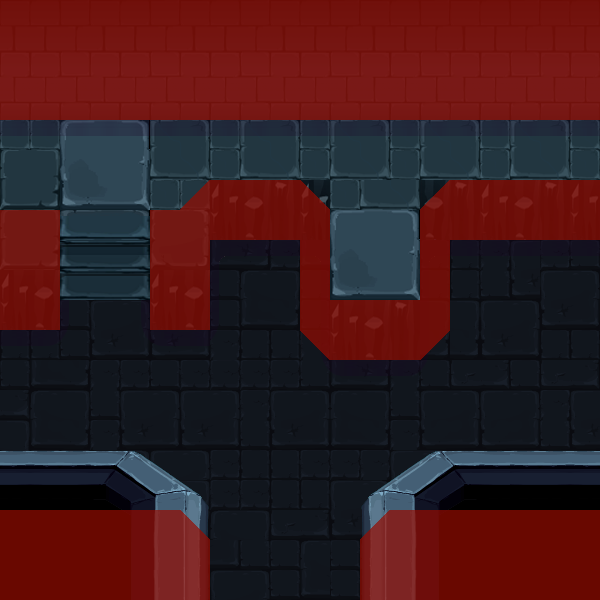

A level layout from a 2D game, rendered from its tile map. Below: a short description, then the map file with tile-grid data replaced by summaries:
An orthogonal 20x20 tile map with 30x30 px tiles, 6 tile layers (1, shadows, 2, 11, ...), 10 tilesets and 4 objects (door_a, obj_sceptre, start, aki_route).

<map version="1.0" orientation="orthogonal" width="20" height="20" tilewidth="30" tileheight="30">
 <tileset firstgid="1" name="collisions" tilewidth="30" tileheight="30">
  <image source="res/collisions.png" width="150" height="30" />
 </tileset>
 <tileset firstgid="6" name="tileset_caves" tilewidth="30" tileheight="30">
  <image source="res/tileset_caves.png" width="1102" height="627" />
 </tileset>
 <tileset firstgid="726" name="cave_switch_up" tilewidth="60" tileheight="60">
  <image source="../objects/cave_switch_up.png" trans="ffffff" width="60" height="60" />
 </tileset>
 <tileset firstgid="727" name="b_001" tilewidth="90" tileheight="120">
  <image source="../puzzles/collection_1/box_c1_a_default.png" width="92" height="120" />
 </tileset>
 <tileset firstgid="728" name="b_002" tilewidth="90" tileheight="120">
  <image source="../puzzles/collection_1/box_c1_b_default.png" width="92" height="120" />
 </tileset>
 <tileset firstgid="729" name="b_003" tilewidth="90" tileheight="120">
  <image source="../puzzles/collection_1/box_c1_c_default.png" width="92" height="120" />
 </tileset>
 <tileset firstgid="730" name="b_004" tilewidth="90" tileheight="120">
  <image source="../puzzles/collection_1/box_c1_d_default.png" width="92" height="120" />
 </tileset>
 <tileset firstgid="731" name="b_005" tilewidth="90" tileheight="120">
  <image source="../puzzles/collection_1/box_c1_e_default.png" width="92" height="120" />
 </tileset>
 <tileset firstgid="732" name="tutorial_tile" tilewidth="60" tileheight="60">
  <image source="../objects/tutorial_tile.png" width="60" height="60" />
 </tileset>
 <tileset firstgid="733" name="sceptre" tilewidth="104" tileheight="239">
  <image source="../objects/item_sceptre.png" width="104" height="239" />
 </tileset>
 <layer name="1" width="20" height="20">
  <data>[400 cells, 353 non-empty, 77 distinct tile ids]</data>
 </layer>
 <layer name="shadows" width="20" height="20">
  <properties>
   <property name="layer" value="2" />
  </properties>
  <data>[400 cells, 52 non-empty, 11 distinct tile ids]</data>
 </layer>
 <layer name="2" width="20" height="20">
  <data>[400 cells, 0 non-empty, 0 distinct tile ids]</data>
 </layer>
 <layer name="11" width="20" height="20">
  <properties>
   <property name="layer" value="11" />
  </properties>
  <data>[400 cells, 44 non-empty, 1 distinct tile ids]</data>
 </layer>
 <layer name="12" width="20" height="20">
  <properties>
   <property name="layer" value="12" />
  </properties>
  <data>[400 cells, 51 non-empty, 34 distinct tile ids]</data>
 </layer>
 <layer name="collisions" width="20" height="20" opacity="0.7">
  <data>[400 cells, 176 non-empty, 5 distinct tile ids]</data>
 </layer>
 <objectgroup color="#00ff00" name="Boxs" width="20" height="20" opacity="0.86" />
 <objectgroup color="#ff0000" name="collision" width="20" height="20" />
 <objectgroup color="#00ff00" name="trigger" width="20" height="20">
  <object name="door_a" x="225" y="593" width="125" height="28">
   <properties>
    <property name="event" value="enter" />
    <property name="locked" value="true" />
    <property name="orientation" value="s" />
    <property name="to" value="level_ending:s" />
   </properties>
  </object>
  <object name="obj_sceptre" gid="733" x="321" y="240" />
 </objectgroup>
 <objectgroup color="#ff0000" name="Start" width="20" height="20">
  <object name="start" x="287" y="531" />
 </objectgroup>
 <objectgroup name="doors" width="20" height="20">
  <object name="aki_route" x="210" y="450">
   <properties>
    <property name="anim_name" value="pc" />
   </properties>
   <polyline points="73,51 69,7 -111,-110 -112,-263 -101,-282 -78,-290 104,-290 118,-287 130,-286 146,-277 159,-260 163,-232 167,-194" />
  </object>
 </objectgroup>
 <objectgroup name="Amination" width="20" height="20" />
</map>
